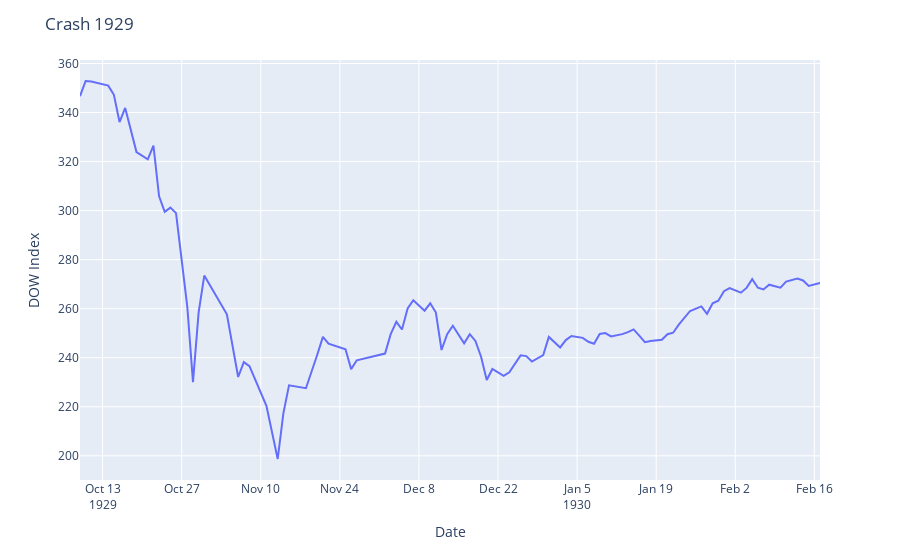

Write notebook code for a chart like this one.
### Code cell
fig = px.line(df_1929.iloc[0:100],x='Date',y='Adj Close')
fig.update_layout(
    title='Crash 1929',
    yaxis_title='DOW Index',
    xaxis_title='Date'
)

fig.show()
